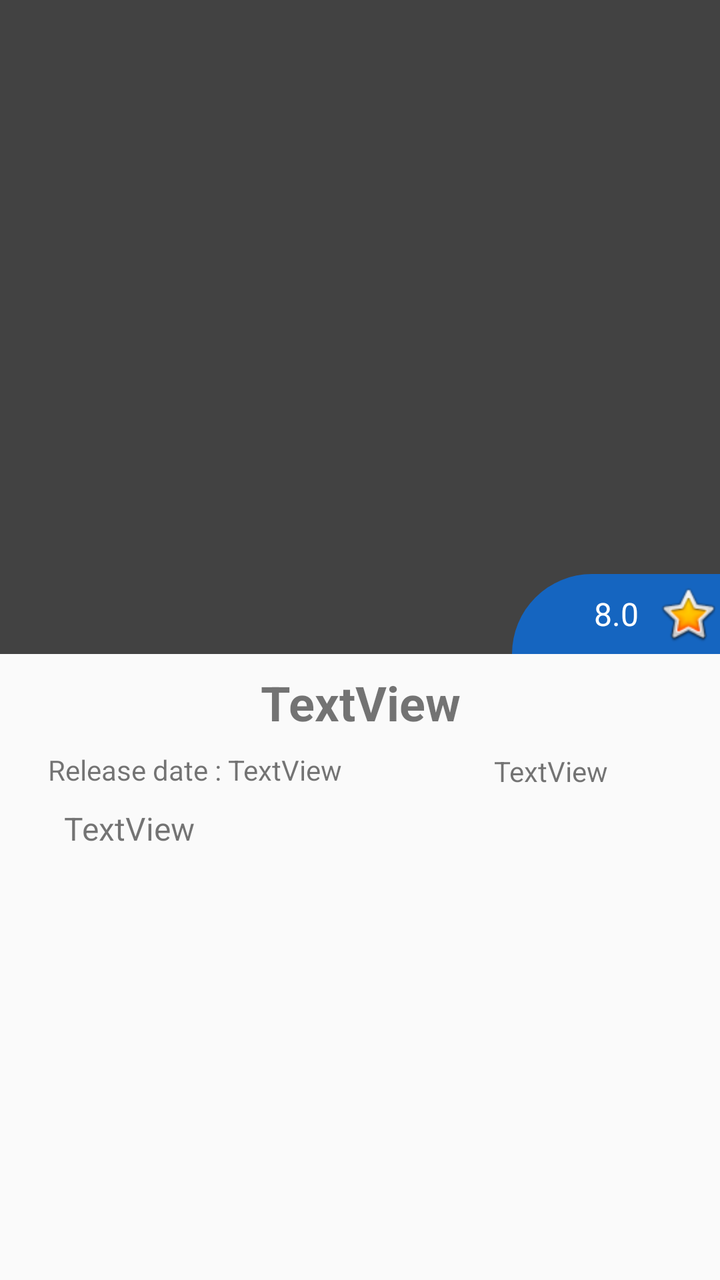
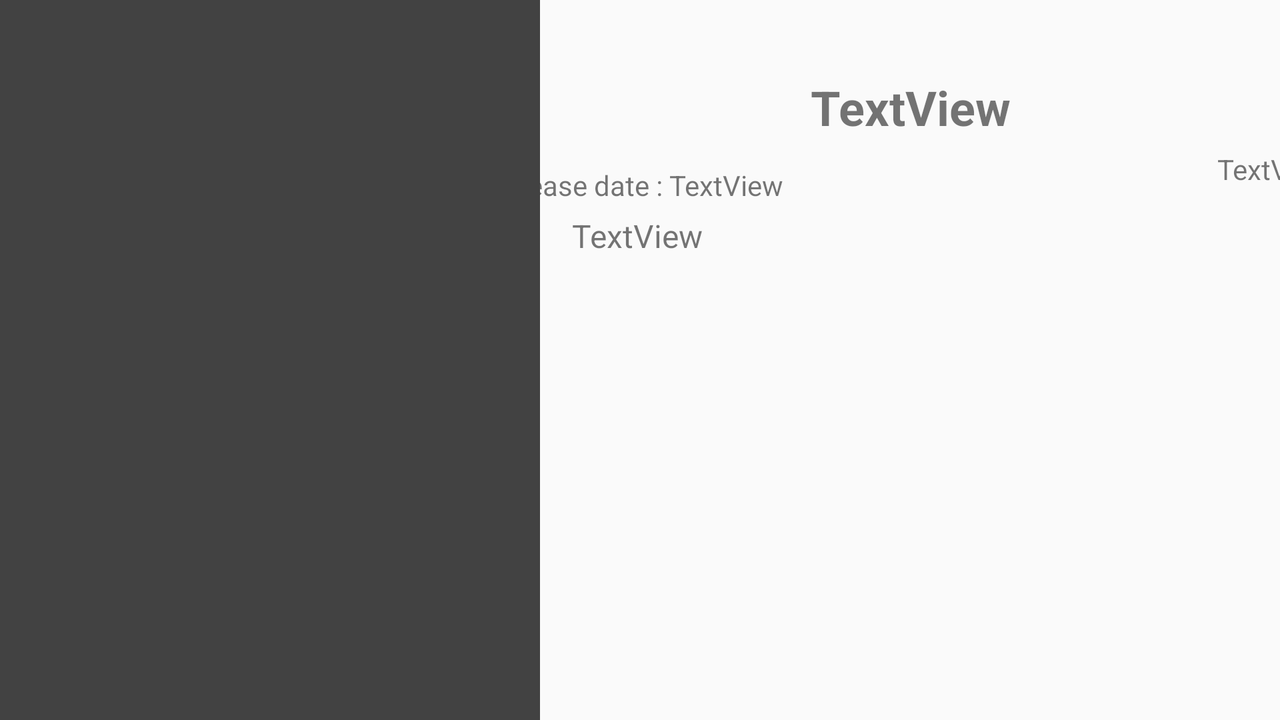

Compare how this app lays out the same screen by default and in its alternative resource folder. The renders come first, then the two layout files and the values they reference.
<!-- AndroidManifest.xml: application theme AppTheme -->
<!-- res/layout/movie_detail_fragment.xml -->
<?xml version="1.0" encoding="utf-8"?>

<FrameLayout xmlns:android="http://schemas.android.com/apk/res/android"
    xmlns:app="http://schemas.android.com/apk/res-auto"
    xmlns:tools="http://schemas.android.com/tools"
    android:layout_width="match_parent"
    android:layout_height="match_parent"
    tools:context=".ui.moviesdetail.MovieDetailFragment">

    <androidx.constraintlayout.widget.ConstraintLayout
        android:id="@+id/character_cl"
        android:layout_width="match_parent"
        android:layout_height="match_parent">

        <androidx.appcompat.widget.AppCompatImageView
            android:id="@+id/image"
            android:layout_width="0dp"
            android:layout_height="327dp"
            android:background="@color/cardview_dark_background"
            app:layout_constraintEnd_toEndOf="parent"
            app:layout_constraintStart_toStartOf="parent"
            app:layout_constraintTop_toTopOf="parent" />

        <TextView
            android:id="@+id/titlemovie"
            android:layout_width="0dp"
            android:layout_height="wrap_content"
            android:layout_marginStart="24dp"
            android:layout_marginTop="8dp"
            android:layout_marginEnd="24dp"
            android:gravity="center"
            android:textSize="24sp"
            android:textStyle="bold"
            app:layout_constraintEnd_toEndOf="parent"
            app:layout_constraintStart_toStartOf="parent"
            app:layout_constraintTop_toBottomOf="@+id/image"
            tools:text="TextView" />

        <TextView
            android:id="@+id/overview"
            android:layout_width="0dp"
            android:layout_height="wrap_content"
            android:layout_marginStart="32dp"
            android:layout_marginTop="36dp"
            android:layout_marginEnd="32dp"
            android:scrollbars="vertical"
            android:textSize="16sp"
            app:layout_constraintEnd_toEndOf="parent"
            app:layout_constraintHorizontal_bias="0.0"
            app:layout_constraintStart_toStartOf="parent"
            app:layout_constraintTop_toBottomOf="@+id/titlemovie"
            tools:text="TextView" />

        <TextView
            android:id="@+id/releasedate"
            android:layout_width="wrap_content"
            android:layout_height="wrap_content"
            app:layout_constraintBottom_toBottomOf="@+id/textView"
            app:layout_constraintStart_toEndOf="@+id/textView"
            app:layout_constraintTop_toTopOf="@+id/textView"
            tools:text="TextView" />

        <TextView
            android:id="@+id/votes"
            android:layout_width="104dp"
            android:layout_height="40dp"
            android:background="@drawable/dw_title_type"
            android:gravity="center"
            android:textColor="@android:color/white"
            android:textSize="16sp"
            app:layout_constraintBottom_toBottomOf="@+id/image"
            app:layout_constraintEnd_toEndOf="parent"
            tools:text="8.0" />

        <TextView
            android:id="@+id/popularity"
            android:layout_width="121dp"
            android:layout_height="25dp"
            android:gravity="center"
            app:layout_constraintBottom_toTopOf="@+id/overview"
            app:layout_constraintEnd_toEndOf="@+id/titlemovie"
            app:layout_constraintTop_toBottomOf="@+id/titlemovie"
            tools:text="TextView" />

        <TextView
            android:id="@+id/textView"
            android:layout_width="wrap_content"
            android:layout_height="wrap_content"
            android:layout_marginTop="8dp"
            android:text="Release date : "
            app:layout_constraintStart_toStartOf="@+id/titlemovie"
            app:layout_constraintTop_toBottomOf="@+id/titlemovie" />

        <ImageView
            android:id="@+id/imageView"
            android:layout_width="wrap_content"
            android:layout_height="wrap_content"
            android:src="@android:drawable/btn_star_big_on"
            app:layout_constraintBottom_toBottomOf="@+id/votes"
            app:layout_constraintEnd_toEndOf="parent"
            app:layout_constraintTop_toTopOf="@+id/votes" />

    </androidx.constraintlayout.widget.ConstraintLayout>

    <ProgressBar
        android:id="@+id/progress_bar"
        android:layout_width="wrap_content"
        android:layout_height="wrap_content"
        android:layout_gravity="center"
        android:indeterminate="true"
        tools:visibility="gone" />

</FrameLayout>
<!-- resources referenced by this layout -->
<resources>
  <!-- drawable dw_title_type (drawable) -->
  <?xml version="1.0" encoding="utf-8"?>
  <shape xmlns:android="http://schemas.android.com/apk/res/android">
  
      <corners android:topLeftRadius="50dp"
         />
      <solid android:color="@color/colorPrimary"/>
  
  </shape>
  <style name="AppTheme" parent="Theme.AppCompat.Light.DarkActionBar">
          
          <item name="colorPrimary">@color/colorPrimary</item>
          <item name="colorPrimaryDark">@color/colorPrimaryDark</item>
          <item name="colorAccent">@color/colorAccent</item>
          
          <item name="windowActionBar">false</item>
          <item name="windowNoTitle">true</item>
      </style>
  <color name="colorPrimary">#1565C0</color>
  <color name="colorPrimaryDark">#073135</color>
  <color name="colorAccent">#03DAC5</color>
</resources>
<!-- res/layout-land/movie_detail_fragment.xml (the repository's variant of the layout above) -->
<!-- drawn on the phone turned sideways -->
<?xml version="1.0" encoding="utf-8"?>
<FrameLayout xmlns:android="http://schemas.android.com/apk/res/android"
    xmlns:app="http://schemas.android.com/apk/res-auto"
    xmlns:tools="http://schemas.android.com/tools"
    android:layout_width="match_parent"
    android:layout_height="match_parent"
    tools:context=".ui.moviesdetail.MovieDetailFragment">

    <androidx.constraintlayout.widget.ConstraintLayout
        android:id="@+id/character_cl"
        android:layout_width="match_parent"
        android:layout_height="match_parent">

        <TextView
            android:id="@+id/textView2"
            android:layout_width="wrap_content"
            android:layout_height="wrap_content"
            android:layout_marginTop="8dp"
            android:text="Release date : "
            app:layout_constraintStart_toStartOf="@+id/titlemovie"
            app:layout_constraintTop_toBottomOf="@+id/titlemovie" />

        <androidx.appcompat.widget.AppCompatImageView
            android:id="@+id/image"
            android:layout_width="270dp"
            android:layout_height="0dp"
            android:background="@color/cardview_dark_background"
            app:layout_constraintBottom_toBottomOf="parent"
            app:layout_constraintStart_toStartOf="parent"
            app:layout_constraintTop_toTopOf="parent" />

        <TextView
            android:id="@+id/titlemovie"
            android:layout_width="421dp"
            android:layout_height="43dp"
            android:layout_marginTop="32dp"
            android:gravity="center"
            android:textSize="24sp"
            android:textStyle="bold"
            app:layout_constraintEnd_toEndOf="parent"
            app:layout_constraintStart_toEndOf="@+id/image"
            app:layout_constraintTop_toTopOf="parent"
            tools:text="TextView" />

        <TextView
            android:id="@+id/overview"
            android:layout_width="0dp"
            android:layout_height="wrap_content"
            android:layout_marginStart="16dp"
            android:layout_marginTop="32dp"
            android:layout_marginEnd="16dp"
            android:textSize="16sp"
            app:layout_constraintEnd_toEndOf="parent"
            app:layout_constraintStart_toEndOf="@+id/image"
            app:layout_constraintTop_toBottomOf="@+id/titlemovie"
            tools:text="TextView" />

        <TextView
            android:id="@+id/releasedate"
            android:layout_width="wrap_content"
            android:layout_height="wrap_content"
            app:layout_constraintBottom_toBottomOf="@+id/textView2"
            app:layout_constraintStart_toEndOf="@+id/textView2"
            app:layout_constraintTop_toTopOf="@+id/textView2"
            app:layout_constraintVertical_bias="0.0"
            tools:text="TextView" />

        <TextView
            android:id="@+id/votes"
            android:layout_width="wrap_content"
            android:layout_height="wrap_content"
            app:layout_constraintEnd_toEndOf="@+id/titlemovie"
            app:layout_constraintTop_toBottomOf="@+id/titlemovie"
            tools:text="TextView" />

    </androidx.constraintlayout.widget.ConstraintLayout>

    <ProgressBar
        android:id="@+id/progress_bar"
        android:layout_width="wrap_content"
        android:layout_height="wrap_content"
        android:layout_gravity="center"
        android:indeterminate="true"
        tools:visibility="gone" />

</FrameLayout>
<!-- resources referenced by the variant -->
<!-- as the phone turned sideways resolves them -->
<resources>
  <style name="AppTheme" parent="Theme.AppCompat.Light.DarkActionBar">
          
          <item name="colorPrimary">@color/colorPrimary</item>
          <item name="colorPrimaryDark">@color/colorPrimaryDark</item>
          <item name="colorAccent">@color/colorAccent</item>
          
          <item name="windowActionBar">false</item>
          <item name="windowNoTitle">true</item>
      </style>
  <color name="colorPrimary">#1565C0</color>
  <color name="colorPrimaryDark">#073135</color>
  <color name="colorAccent">#03DAC5</color>
</resources>
